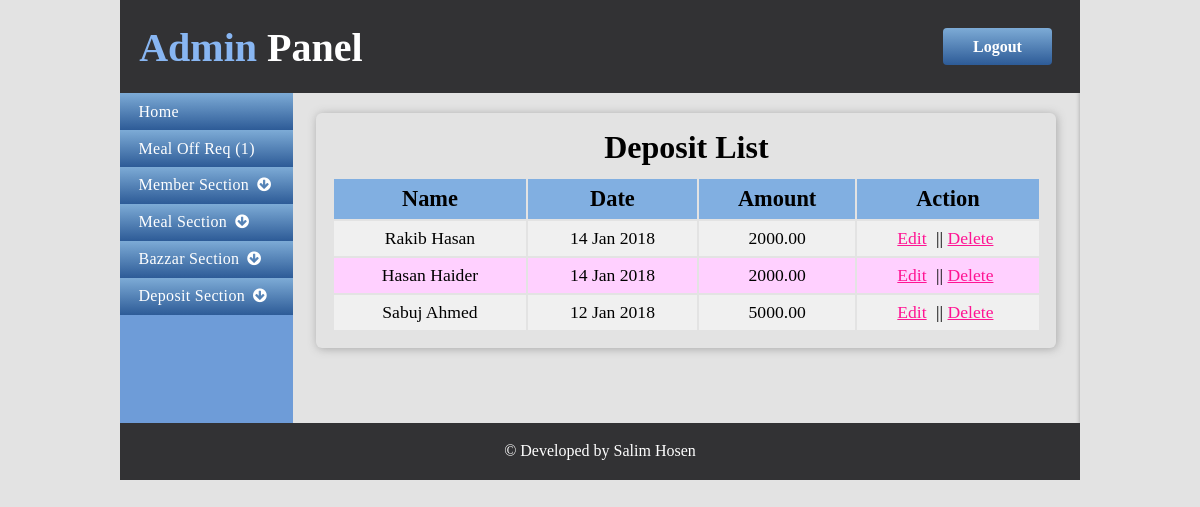
The page /admin/depList.php (signed in) on the database its author committed.
### tables this page shows
CREATE TABLE `tbl_deposit` (
  `depId` int(11) NOT NULL,
  `uName` varchar(255) DEFAULT NULL,
  `depDate` varchar(255) DEFAULT NULL,
  `amount` float(10,2) DEFAULT NULL
);

### admin/classes/Deposit.php (called while the page is built, shortened)
<?php
	class Deposit{
		private $db;
		public function __construct(){
			$this->db = new Database();
		}
		public function getDeposit(){
			$query = "select * from tbl_deposit";
			$res = $this->db->select($query);
			if($res){
				return $res;
			}else{
				return false;
			}
		}
	}
?>

### admin/lib/Database.php (called while the page is built, shortened)
<?php
	class Database{
		private $db_user = DB_USER;
		private $db_name = DB_NAME;
		private $db_pass = DB_PASS;
		private $db_host = DB_HOST;
		public $link;
		public function dbCon(){
			$this->link = new mysqli($this->db_host,$this->db_user,$this->db_pass,$this->db_name);
		}
		public function select($query){
			$res = $this->link->query($query)or die("Connection Fail".$this->link->error.__LINE__);
			if(mysqli_num_rows($res)>0){
				return $res;
			}else{
				return false;
			}
		}
	}
?>

### admin/helpers/Format.php (called while the page is built, shortened)
<?php
	class Format{
		public function formatDate($data){
			$data = strtotime($data);
			return date("d M Y",$data);
		}
	}
?>

### admin/depList.php (the view, shortened to what this page needs)
<?php include "inc/header.php";?>
				<section>
					<?php include "inc/sidebar.php";?>
					<article>
						<div class="bazzar_tbl admin_meal">
						<h2>Deposit List</h2>
						<form>
							<table>
								<tbody>
									<tr>
										<td>Name</td>
										<td>Date</td>
										<td>Amount</td>
										<td>Action</td>
									</tr>
									<?php
										$res = $dep->getDeposit();
										if($res){
											while($value = $res->fetch_assoc()){
									?>
									<tr>
										<td><?php echo $value['uName'];?></td>
										<td><?php echo $fm->formatDate($value['depDate']);?></td>
										<td><?php echo $value['amount'];?></td>
										<td>
											<a href="editDep.php?dpEditId=<?php echo $value['depId'];?>">Edit</a> ||
											<a onclick="return confirm('Are you sure you want to Delete?');" href="?dpDelId=<?php echo $value['depId'];?>">Delete</a>
										</td>
									</tr>
									<?php
										}
									}
									?>
								</tbody>
							</table>
							</form>
						</div>
					</article>
				</section>
				<?php include "inc/footer.php";?>

### css/style.css (style rules this page uses)
* { margin: 0; padding: 0; }
body,html { margin: 0; padding: 0; width: 100%; min-height: 100%; font-size: 1em; }
header, section, article, footer { display: block; overflow: hidden; }
article h2 { text-align: center; padding-bottom: 1.5%; font-size: 2em; }
.login_form,.meal_tab,.bazzar_tbl,.off { width: 50%; margin: 20px auto; padding: 2%; box-shadow: 1px 1px 10px #A8A8A8; border-radius: 6px; overflow: hidden; }
table { width: 100%; }
.meal_tab tr:nth-child(2n+1),.bazzar_tbl tr:nth-child(2n+1) { background: #FFD0FF; }
.meal_tab tr:nth-child(2n),.bazzar_tbl tr:nth-child(2n) { background: #F0F0F0; }
.bazzar_tbl { width: 90%; }
.bazzar_tbl tr:first-child td { font-size: 1.4em; font-weight: bold; }
.bazzar_tbl td { padding: 1%; font-size: 1.1em; text-align: center; }
.bazzar_tbl a { color: #FF1493; margin-right: 3%; }

### admin/css/adcss.css (style rules this page uses)
body { background: #e3e3e3; }
section { width: 100%; }
article { width: 82%; float: left; }
.admin_meal tr:first-child { background: #81AFE1; }

### rows shown on the page
tbl_deposit: uName "Rakib Hasan", depDate "14 Jan 2018", amount "2000.00"
tbl_deposit: uName "Hasan Haider", depDate "14 Jan 2018", amount "2000.00"
tbl_deposit: uName "Sabuj Ahmed", depDate "12 Jan 2018", amount "5000.00"
